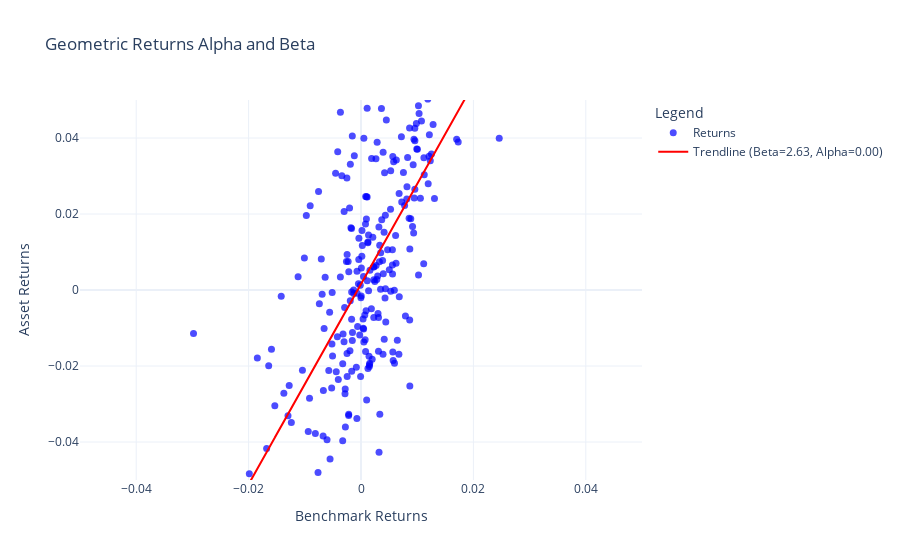
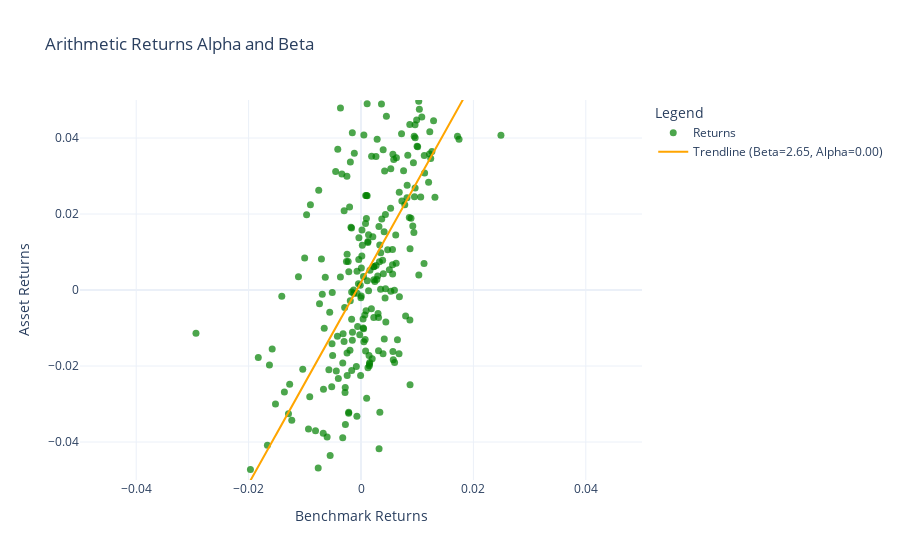

Source (notebook cell) for these figures, in order:
### Code cell
def create_alpha_beta_plot(asset_returns, benchmark_returns, alpha, beta, title, color, line_color, x_range=None, y_range=None, tick_increment=None):
    fig = go.Figure()
    fig.add_trace(go.Scatter(
        x=benchmark_returns,
        y=asset_returns,
        mode='markers',
        name='Returns',
        marker=dict(size=7, color=color, opacity=0.7)
    ))

    trendline = beta * benchmark_returns + alpha
    fig.add_trace(go.Scatter(
        x=benchmark_returns,
        y=trendline,
        mode='lines',
        name=f'Trendline (Beta={beta:.2f}, Alpha={alpha:.2f})',
        line=dict(color=line_color, dash='solid')
    ))

    layout = {
        "title": title,
        "xaxis": {
            "title": "Benchmark Returns",
            "range": x_range,
            "tickmode": "linear" if tick_increment else "auto",
            "dtick": tick_increment if tick_increment else None,
        },
        "yaxis": {
            "title": "Asset Returns",
            "range": y_range,
            "tickmode": "linear" if tick_increment else "auto",
            "dtick": tick_increment if tick_increment else None,
        },
        "legend_title": "Legend",
        "template": "plotly_white"
    }
    fig.update_layout(**layout)

    return fig

# Plot for geometric returns
geo_fig = create_alpha_beta_plot(
    asset_returns=asset_geometric_returns,
    benchmark_returns=benchmark_geometric_returns,
    alpha=geo_alpha,
    beta=geo_beta,
    title="Geometric Returns Alpha and Beta",
    color="blue",
    line_color="red",
    x_range = (-0.05, 0.05),
    y_range= (-0.05, 0.05),
    tick_increment=0.02
)

# Plot for arithmetic returns
arith_fig = create_alpha_beta_plot(
    asset_returns=asset_arithmetic_returns,
    benchmark_returns=benchmark_arithmetic_returns,
    alpha=arith_alpha,
    beta=arith_beta,
    title="Arithmetic Returns Alpha and Beta",
    color="green",
    line_color="orange",
    x_range = (-0.05, 0.05),
    y_range= (-0.05, 0.05),
    tick_increment=0.02
)

geo_fig.show()
arith_fig.show()

### Figure 1 — Plotly figure (JSON) as saved in the notebook; plotly's stock layout.template omitted (floating-point values rounded to 4 significant figures; data arrays with more than 128 entries replaced by an {"elided": "..."} marker saying what was removed)
{"data": [{"marker": {"color": "blue", "opacity": 0.7, "size": 7}, "mode": "markers", "name": "Returns", "x": {"elided": "249 float values"}, "y": {"elided": "249 float values"}, "type": "scatter"}, {"line": {"color": "red", "dash": "solid"}, "mode": "lines", "name": "Trendline (Beta=2.63, Alpha=0.00)", "x": {"elided": "249 float values"}, "y": {"elided": "249 float values"}, "type": "scatter"}], "layout": {"xaxis": {"title": {"text": "Benchmark Returns"}, "range": [-0.05, 0.05], "tickmode": "linear", "dtick": 0.02}, "yaxis": {"title": {"text": "Asset Returns"}, "range": [-0.05, 0.05], "tickmode": "linear", "dtick": 0.02}, "title": {"text": "Geometric Returns Alpha and Beta"}, "legend": {"title": {"text": "Legend"}}}}

### Figure 2 — Plotly figure (JSON) as saved in the notebook; plotly's stock layout.template omitted (floating-point values rounded to 4 significant figures; data arrays with more than 128 entries replaced by an {"elided": "..."} marker saying what was removed)
{"data": [{"marker": {"color": "green", "opacity": 0.7, "size": 7}, "mode": "markers", "name": "Returns", "x": {"elided": "249 float values"}, "y": {"elided": "249 float values"}, "type": "scatter"}, {"line": {"color": "orange", "dash": "solid"}, "mode": "lines", "name": "Trendline (Beta=2.65, Alpha=0.00)", "x": {"elided": "249 float values"}, "y": {"elided": "249 float values"}, "type": "scatter"}], "layout": {"xaxis": {"title": {"text": "Benchmark Returns"}, "range": [-0.05, 0.05], "tickmode": "linear", "dtick": 0.02}, "yaxis": {"title": {"text": "Asset Returns"}, "range": [-0.05, 0.05], "tickmode": "linear", "dtick": 0.02}, "title": {"text": "Arithmetic Returns Alpha and Beta"}, "legend": {"title": {"text": "Legend"}}}}
